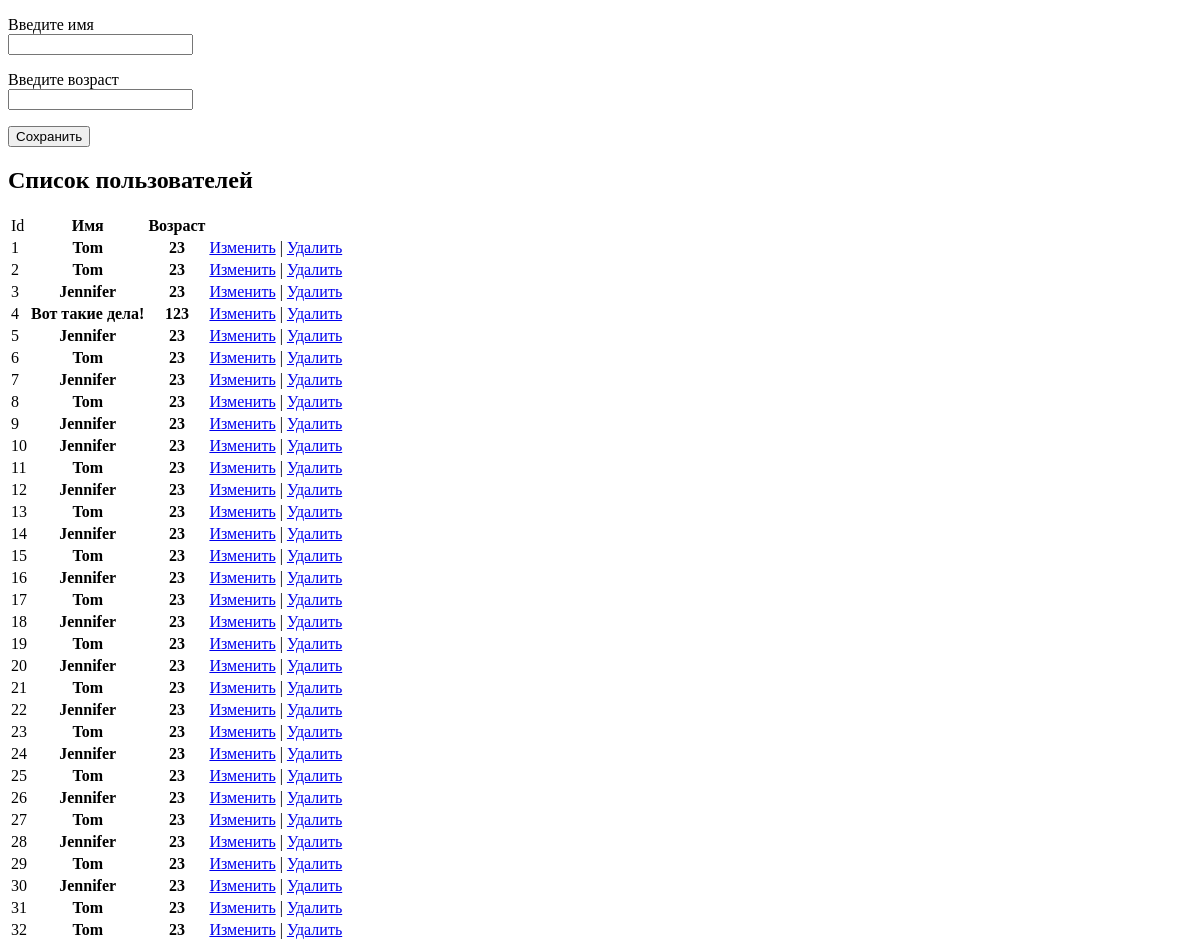
/test/ (upper part), run on an earlier commit of the app's database.
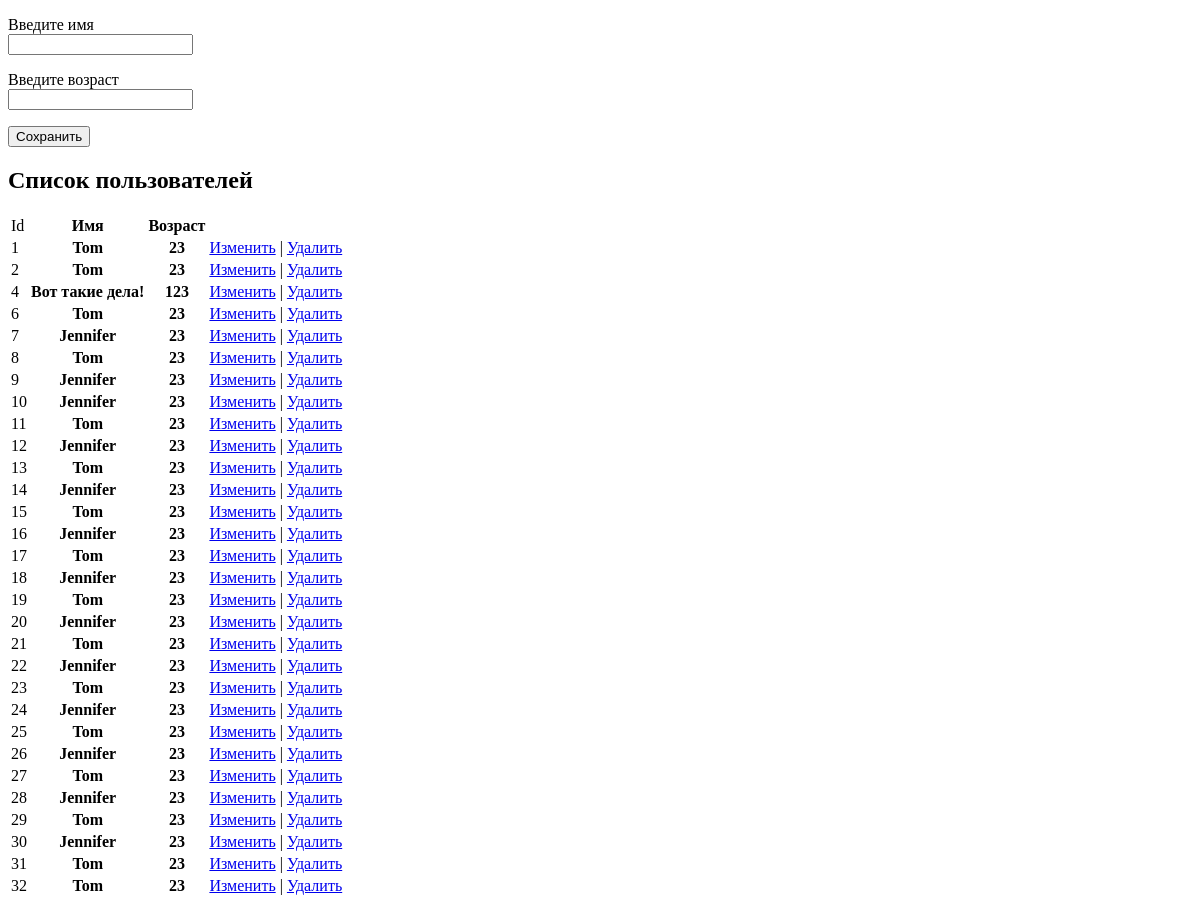
And on a later commit of the database.
### firstapp/models.py (models this page shows)
class Person(models.Model):
    name = models.CharField(max_length=20)
    age = models.IntegerField()

### firstapp/views.py (the view)
# urls.py: path('test/', views.get_data),
def get_data(request):
    people = Person.objects.all()
    return render(request, "firstapp/test.html", {"people": people})

### templates/firstapp/test.html (shortened to what this page needs)
<!DOCTYPE html>
<html lang="en">
<head>
</head>
<body>
    <form method="POST" action="create/">
        <p>
            <label>Введите имя</label>
            <br>
            <input type="text" name="name" />
        </p>
        <p>
            <label>Введите возраст</label>
            <br>
            <input type="number" name="age" />
        </p>
        <p>
            <input type="submit" value="Сохранить">
        </p>
    </form>
    {% if people.count > 0 %}
    <h2>Список пользователей</h2>
    <table>
        <tr>
            <td>Id</td>
            <th>Имя</th>
            <th>Возраст</th>
        </tr>
        {% for person in people %}
        <tr>
            <td>{{ person.id }}</td>
            <th>{{ person.name }}</th>
            <th>{{ person.age }}</th>
            <td><a href="edit/{{ person.id }}">Изменить</a> | <a href="delete/{{ person.id }}">Удалить</a> </td>
        </tr>
        {% endfor %}
    </table>
    {% endif %}
</body>
</html>

What changed in the data, as far as the page shows it:
removed Person: id "3", name "Jennifer", age "23"
removed Person: id "5", name "Jennifer", age "23"
